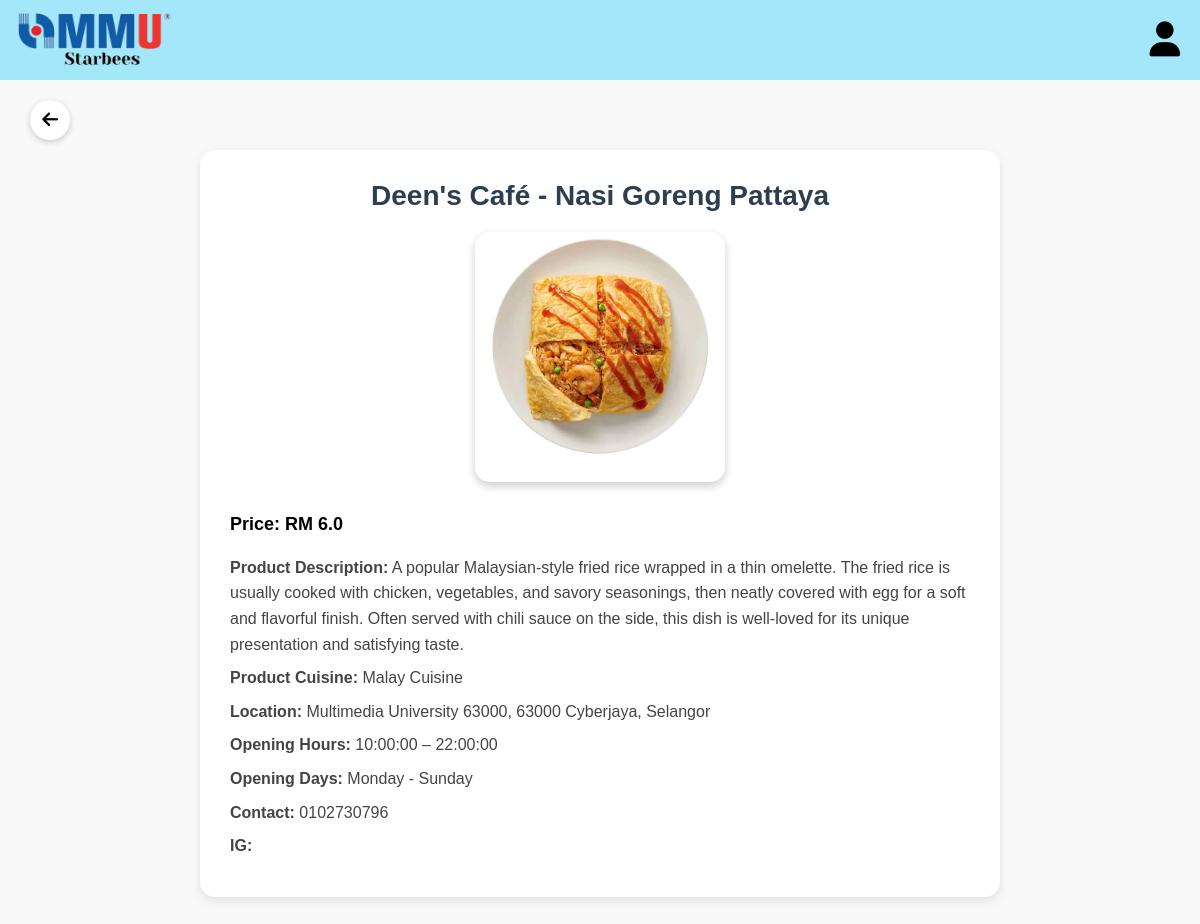
/view-details/2, run on the app's committed database.
### website/models.py (models this page shows, shortened)
class Stall(db.Model, UserMixin):
    id = db.Column(db.Integer, primary_key=True)
    stallname = db.Column(db.String(150), unique=True, nullable=False)
    stallowner = db.Column(db.String(150), nullable=False)
    email = db.Column(db.String(150), unique=True, nullable=False)
    password1 = db.Column(db.String(150), nullable=False)
    openhour = db.Column(db.Time, nullable=False)
    closehour = db.Column(db.Time, nullable=False)
    prof_pic = db.Column(db.String(200), nullable=True)
    bg_pic = db.Column(db.String(200), nullable=True)
    latitude = db.Column(db.Float,nullable=False)
    longitude = db.Column(db.Float,nullable=False)
    stall_des = db.Column(db.String(200),nullable=False)
    role = db.Column(db.String(50), nullable=False,default='stall')
    location = db.Column(db.String(50),nullable=False,unique=True)
    openday =  db.Column(db.String(50),nullable=False)
    contact = db.Column(db.String(50),nullable=False,unique=True)
    instagram = db.Column(db.String(50),nullable=False)
    products = db.relationship('Product', backref='stall' , lazy=True)
    rating = db.Column(db.Float, default=0.0)
    rating_total = db.Column(db.Integer, default=0)
    rating_count = db.Column(db.Integer, default=0)
    approval_status = db.Column(db.Boolean, default=False)

class Product(db.Model):
    id = db.Column(db.Integer, primary_key=True)
    product_name = db.Column(db.String(150), nullable=False)
    product_des = db.Column(db.String(500), nullable=True)
    product_cuisine= db.Column(db.String(100), nullable=False)
    product_type= db.Column(db.String(100), nullable=False)
    price = db.Column(db.Float, nullable=False)
    stall_id = db.Column(db.Integer, db.ForeignKey('stall.id'), nullable=False)
    product_pic = db.Column(db.String(200), nullable=True)

### website/auth.py (the view)
@auth.route('/view-details/<int:product_id>')
def view_details(product_id):
    product = Product.query.get_or_404(product_id)
    return render_template('view-details.html', product=product)

### website/templates/view-details.html (shortened to what this page needs)
<!DOCTYPE html>
<html lang="en">
<head>
  <link rel="stylesheet" href="https://cdnjs.cloudflare.com/ajax/libs/font-awesome/6.5.2/css/all.min.css"/>
</head>
<body>
  <div class="navbar">
    <div class="logo">
      <a href="{{ url_for('auth.map') }}">
        <img src="{{ url_for('static', filename='photos/logo.png') }}" alt="MMU logo">
      </a>
    </div>
    <div class="nav-icons">
      <a href="/profile"><i class="fa-solid fa-user"></i></a>
    </div>
  </div>
  <a class="back-btn" onclick="history.back()">
    <i class="fa-solid fa-arrow-left"></i>
  </a>
<div class="content-box">
  <h3>{{ product.stall.stallname }} - {{product.product_name}}</h3>
  <div class="image-gallery">
    {% if product.product_pic %}
      <img src="{{ url_for('static', filename='uploads/' ~ product.product_pic) }}"
           alt="{{ product.product_name }}">
    {% elif product.stall.prof_pic %}
      <img src="{{ url_for('static', filename='uploads/' ~ product.stall.prof_pic) }}"
           alt="{{ product.stall.stallname }}">
    {% else %}
      <img src="{{ url_for('static', filename='uploads/default.png') }}" alt="No picture">
    {% endif %}
  </div>
  <div class="price-rating">
    <p><strong>Price:</strong> RM {{ product.price }}</p>
  </div>
  <p><strong>Product Description:</strong> {{ product.product_des }}</p>
  <p><strong>Product Cuisine:</strong> {{  product.product_cuisine }}</p>
  <p><strong>Location:</strong> {{ product.stall.location }}</p>
  <p><strong>Opening Hours:</strong> {{product.stall.openhour}} – {{product.stall.closehour}} </p>
  <p><strong>Opening Days:</strong> {{product.stall.openday}}</p>
  <p><strong>Contact:</strong> {{product.stall.contact}}</p>
  <p><strong>IG:</strong> {{product.stall.instagram}}</p>
</div>
</body>
</html>

### website/templates/view-details.html (style rules this page uses)
* { margin: 0; padding: 0; box-sizing: border-box; font-family: Arial, sans-serif; }
body { background: #f9f9f9; }
.navbar { position: fixed; top:0 ; left: 0; height: 80px; width: 100%; background: rgb(164, 231, 250); display: flex; align-items: center; justify-content: space-between; padding: 0 20px; z-index: 999; }
.logo img { height: 65px; transform: translateX(-10px); }
.nav-icons a { color: black; text-decoration: none; font-size: 35px; }
.back-btn { position: absolute; top: 100px; left: 30px; background: white; border: none; border-radius: 50%; width: 40px; height: 40px; font-size: 18px; cursor: pointer; box-shadow: 0 2px 6px rgba(0,0,0,0.2); display: flex; justify-content: center; align-items: center; text-decoration: none; color: black; }
.content-box { width: 800px; margin: 150px auto 50px auto; background: #fff; padding: 30px; border-radius: 15px; box-shadow: 0 4px 12px rgba(0,0,0,0.1); text-align: center; }
.content-box p { font-size: 16px; color: #444; margin: 8px 0; text-align: left; line-height: 1.6; }
.content-box h3 { font-size: 28px; font-weight: bold; color: #2c3e50; text-align: center; margin-bottom: 20px; }
.image-gallery { margin: 0 auto 25px auto; display: flex; justify-content: center; }
.image-gallery img { width: 150px; height: 150px; border-radius: 10px; object-fit: cover; }
.price-rating { display: flex; align-items: center; justify-content: space-between; gap: 15px; }
.price-rating p { font-size: 18px; font-weight: bold; color: #000000; }
.image-gallery { margin: 20px auto; display: flex; justify-content: center; }
.image-gallery img { width: 250px; height: 250px; object-fit: cover; border-radius: 15px; box-shadow: 0 4px 10px rgba(0,0,0,0.2); }

### data on the page
Stall: stall.stallname "Deen's Café", stall.location "Multimedia University 63000, 63000 Cyberjaya, Selangor", stall.openhour "10:00:00", stall.closehour "22:00:00", stall.openday "Monday - Sunday", stall.contact "0102730796"
Product: product_name "Nasi Goreng Pattaya", product_pic (picture), price "6.0", product_des "A popular Malaysian-style fried rice wrapped in a thin omelette. The fried rice is usually cooked with chicken, vegetables, and savory seasonings, then neatly covered with egg for a soft and flavorful finish. Often served with chili sauce on the side, this dish is well-loved for its unique presentation and satisfying taste.", product_cuisine "Malay Cuisine"
